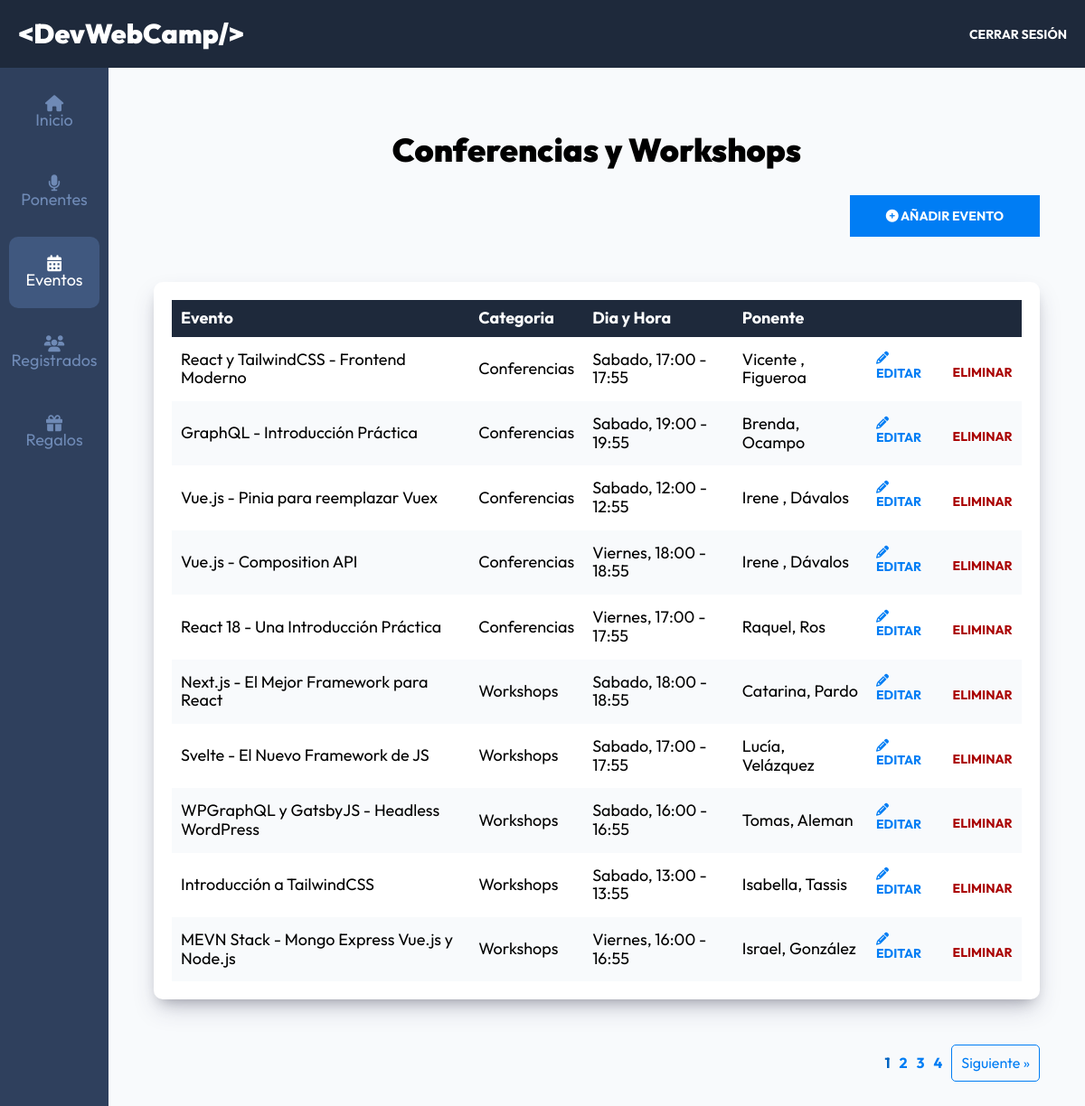
/admin/eventos?page=1 (signed in), run on the app's committed database.
### tables this page shows
CREATE TABLE `eventos` (
  `id` int NOT NULL AUTO_INCREMENT,
  `nombre` varchar(120) DEFAULT NULL,
  `descripcion` text,
  `disponibles` int DEFAULT NULL,
  `categoria_id` int NOT NULL,
  `dia_id` int NOT NULL,
  `hora_id` int NOT NULL,
  `ponente_id` int NOT NULL,
  PRIMARY KEY (`id`),
  KEY `fk_eventos_categorias_idx` (`categoria_id`),
  KEY `fk_eventos_dias1_idx` (`dia_id`),
  KEY `fk_eventos_horas1_idx` (`hora_id`),
  KEY `fk_eventos_ponentes1_idx` (`ponente_id`),
  CONSTRAINT `fk_eventos_categorias` FOREIGN KEY (`categoria_id`) REFERENCES `categorias` (`id`),
  CONSTRAINT `fk_eventos_dias1` FOREIGN KEY (`dia_id`) REFERENCES `dias` (`id`),
  CONSTRAINT `fk_eventos_horas1` FOREIGN KEY (`hora_id`) REFERENCES `horas` (`id`),
  CONSTRAINT `fk_eventos_ponentes1` FOREIGN KEY (`ponente_id`) REFERENCES `ponentes` (`id`)
);

CREATE TABLE `categorias` (
  `id` int NOT NULL AUTO_INCREMENT,
  `nombre` varchar(45) DEFAULT NULL,
  PRIMARY KEY (`id`)
);

CREATE TABLE `dias` (
  `id` int NOT NULL AUTO_INCREMENT,
  `nombre` varchar(15) DEFAULT NULL,
  PRIMARY KEY (`id`)
);

CREATE TABLE `horas` (
  `id` int NOT NULL AUTO_INCREMENT,
  `hora` varchar(13) DEFAULT NULL,
  PRIMARY KEY (`id`)
);

CREATE TABLE `ponentes` (
  `id` int NOT NULL AUTO_INCREMENT,
  `nombre` varchar(40) DEFAULT NULL,
  `apellido` varchar(40) DEFAULT NULL,
  `ciudad` varchar(20) DEFAULT NULL,
  `pais` varchar(20) DEFAULT NULL,
  `imagen` varchar(32) DEFAULT NULL,
  `tags` varchar(120) DEFAULT NULL,
  `redes` text,
  PRIMARY KEY (`id`)
);

### controllers/EventosController.php (called while the page is built, shortened)
<?php
class EventosController {
    public static function index(Router $router) {
        $pagina_actual = $_GET['page'];
        $pagina_actual = filter_var($pagina_actual, FILTER_VALIDATE_INT);
        $por_pagina = 10;
        $total = Evento::total();
        $paginacion = new Paginacion($pagina_actual, $por_pagina, $total);
        $eventos = Evento::paginar($por_pagina, $paginacion->offset());
        foreach($eventos as $evento) {
            $evento->categoria = Categoria::find($evento->categoria_id);
            $evento->dia = Dia::find($evento->dia_id);
            $evento->hora = Hora::find($evento->hora_id);
            $evento->ponente = Ponente::find($evento->ponente_id);
        }
        $router->render('admin/eventos/index', [
            'titulo' => 'Conferencias y Workshops',
            'eventos' => $eventos,
            'paginacion' => $paginacion->paginacion(),
        ]);
    }
}

### public/index.php (called while the page is built, shortened)
<?php
$router = new Router();
$router->get('/login', [AuthController::class, 'login']);
$router->post('/login', [AuthController::class, 'login']);
$router->post('/logout', [AuthController::class, 'logout']);
$router->get('/registro', [AuthController::class, 'registro']);
$router->post('/registro', [AuthController::class, 'registro']);
$router->get('/olvide', [AuthController::class, 'olvide']);
$router->post('/olvide', [AuthController::class, 'olvide']);
$router->get('/reestablecer', [AuthController::class, 'reestablecer']);
$router->post('/reestablecer', [AuthController::class, 'reestablecer']);
$router->get('/mensaje', [AuthController::class, 'mensaje']);
$router->get('/confirmar-cuenta', [AuthController::class, 'confirmar']);
$router->get('/admin/dashboard', [DashboardController::class, 'index']);
$router->get('/admin/ponentes', [PonentesController::class, 'index']);
$router->get('/admin/ponentes/crear', [PonentesController::class, 'crear']);
$router->post('/admin/ponentes/crear', [PonentesController::class, 'crear']);
$router->get('/admin/ponentes/editar', [PonentesController::class, 'editar']);
$router->post('/admin/ponentes/editar', [PonentesController::class, 'editar']);
$router->post('/admin/ponentes/eliminar', [PonentesController::class, 'eliminar']);
$router->get('/admin/eventos', [EventosController::class, 'index']);
$router->get('/admin/eventos/crear', [EventosController::class, 'crear']);
$router->post('/admin/eventos/crear', [EventosController::class, 'crear']);
$router->get('/admin/eventos/editar', [EventosController::class, 'editar']);
$router->post('/admin/eventos/editar', [EventosController::class, 'editar']);
$router->post('/admin/eventos/eliminar', [EventosController::class, 'eliminar']);
$router->get('/api/eventos-horario', [APIEventos::class, 'index']);
$router->get('/api/ponentes', [APIPonentes::class, 'index']);
$router->get('/api/ponente', [APIPonentes::class, 'ponente']);
$router->get('/api/regalos', [APIRegalos::class, 'index']);
$router->get('/admin/registrados', [RegistradosController::class, 'index']);
$router->get('/admin/regalos', [RegalosController::class, 'index']);
$router->get('/finalizar-registro', [RegistroController::class, 'crear']);
$router->post('/finalizar-registro/gratis', [RegistroController::class, 'gratis']);
$router->post('/finalizar-registro/pagar', [RegistroController::class, 'pagar']);
$router->get('/finalizar-registro/conferencias', [RegistroController::class, 'conferencias']);
$router->post('/finalizar-registro/conferencias', [RegistroController::class, 'conferencias']);
$router->get('/boleto', [RegistroController::class, 'boleto']);
$router->get('/', [PaginasController::class, 'index']);
$router->get('/devwebcamp', [PaginasController::class, 'evento']);
$router->get('/paquetes', [PaginasController::class, 'paquetes']);
$router->get('/workshops-conferencias', [PaginasController::class, 'conferencias']);
$router->get('/404', [PaginasController::class, 'error']);
$router->comprobarRutas();

### models/ActiveRecord.php (called while the page is built, shortened)
<?php
class ActiveRecord {
    protected static $db;
    protected static $tabla = '';
    public static function setDB($database) {
        self::$db = $database;
    }
    public static function consultarSQL($query) {
        $resultado = self::$db->query($query);
        $array = [];
        while($registro = $resultado->fetch_assoc()) {
            $array[] = static::crearObjeto($registro);
        }
        return $array;
    }
    protected static function crearObjeto($registro) {
        $objeto = new static;
        foreach($registro as $key => $value ) {
            if(property_exists( $objeto, $key  )) {
                $objeto->$key = $value;
            }
        }
        return $objeto;
    }
    public static function find($id) {
        $query = "SELECT * FROM " . static::$tabla  ." WHERE id = ${id}";
        $resultado = self::consultarSQL($query);
        return array_shift( $resultado ) ;
    }
    public static function paginar($por_pagina, $offset) {
        $query = "SELECT * FROM " . static::$tabla . " ORDER BY id DESC LIMIT ${por_pagina} OFFSET ${offset} " ;
        $resultado = self::consultarSQL($query);
        return $resultado;
    }
    public static function total($columna = '', $valor = '') {
        $query = "SELECT COUNT(*) FROM " . static::$tabla;
        $resultado = self::$db->query($query);
        $total = $resultado->fetch_array();
        return array_shift($total);
    }
}

### views/admin/eventos/index.php (the view, shortened to what this page needs)
<h2 class="dashboard__heading"><?php echo $titulo; ?></h2>
<div class="dashboard__contenedor-boton">
    <a class="dashboard__boton" href="/admin/eventos/crear">
        <i class="fa-solid fa-circle-plus"></i>
        Añadir Evento
    </a>
</div>
<div class="dashboard__contenedor">
    <?php if(!empty($eventos)) { ?>
        <table class="table">
            <thead class="table__thead">
                <tr>
                    <th scope="col" class="table__th">Evento</th>
                    <th scope="col" class="table__th">Categoria</th>
                    <th scope="col" class="table__th">Dia y Hora</th>
                    <th scope="col" class="table__th">Ponente</th>
                    <th scope="col" class="table__th"></th>
                </tr>
            </thead>
            <tbody class="table__tbody">
                <?php foreach($eventos as $evento) { ?>
                    <tr class="table__tr">
                        <td class="table__td"><?php echo $evento->nombre; ?></td>
                        <td class="table__td"><?php echo $evento->categoria->nombre; ?></td>
                        <td class="table__td"><?php echo $evento->dia->nombre . ", " . $evento->hora->hora; ?></td>
                        <td class="table__td"><?php echo $evento->ponente->nombre . ", " . $evento->ponente->apellido; ?></td>
                        <td class="table__td--acciones">
                            <a class="table__accion table__accion--editar" href="/admin/eventos/editar?id=<?php echo $evento->id; ?>">
                                <i class="fa-solid fa-pencil"></i>
                                Editar
                            </a>
                            <form method="POST" action="/admin/eventos/eliminar" class="table__formulario">
                                <button class="table__accion table__accion--eliminar" type="submit">
                                    Eliminar
                                </button>
                            </form>
                        </td>
                    </tr>
                <?php } ?>
            </tbody>
        </table>
    <?php } else { ?>
        <p class="text-center">No hay eventos aún.</p>
    <?php } ?>
</div>
<?php
    echo $paginacion;
?>

### public/build/css/app.css (style rules this page uses)
html { line-height: 1.15; -webkit-text-size-adjust: 100%; }
body { margin: 0; }
a { background-color: transparent; }
button, input, optgroup, select, textarea { font-family: inherit; font-size: 100%; line-height: 1.15; margin: 0; }
button, input { overflow: visible; }
button, select { text-transform: none; }
button, [type=button], [type=reset], [type=submit] { -webkit-appearance: button; }
html { font-size: 62.5%; box-sizing: border-box; height: 100%; }
*, *:before, *:after { box-sizing: inherit; }
body { font-family: "Outfit", sans-serif; font-size: 1.8rem; }
a { text-decoration: none; }
h1, h2, h3 { font-family: "Outfit", sans-serif; font-weight: 900; margin: 2rem 0; }
h2 { font-size: 3.6rem; }
[class$=__heading] { font-family: "Outfit", sans-serif; font-weight: 900; margin: 2rem 0; margin: 6rem 0 3rem 0; text-align: center; }
.dashboard { height: 100%; display: flex; flex-direction: column; background-color: #F8FAFC; }
@media (min-width: 768px) { .dashboard__contenedor-boton { display: flex; justify-content: flex-end; margin-bottom: 5rem; } }
.dashboard__boton { background-color: #007df4; padding: 1.5rem 4rem; color: #FFFFFF; font-size: 1.8rem; font-weight: 700; border: none; transition-property: background-color; transition-duration: 0.3s; text-align: center; width: 100%; display: inline-block; text-transform: uppercase; font-size: 1.4rem; }
@media (min-width: 768px) { .dashboard__boton { width: auto; } }
.dashboard__contenedor, .dashboard__formulario { box-shadow: rgba(50, 50, 93, 0.25) 0px 13px 27px -5px, rgba(0, 0, 0, 0.3) 0px 8px 16px -8px; background-color: #FFFFFF; padding: 2rem; border-radius: 1rem; }
.table { width: 100%; border-collapse: collapse; }
.table__thead { background-color: #1E293B; color: #FFFFFF; }
.table__th { padding: 1rem; text-align: left; }
.table__tr:nth-child(even) { background-color: #F8FAFC; }
.table__td, .table__td--acciones { padding: 1.5rem 1rem; }
.table__td--acciones { display: flex; justify-content: flex-end; gap: 2rem; align-items: center; }
.table__accion { all: unset; text-transform: uppercase; font-size: 1.4rem; font-weight: 700; }
.table__accion--editar { color: #007df4; }
.table__accion--eliminar { color: rgb(169, 0, 0); }

### data on the page
eventos: nombre "React y TailwindCSS - Frontend Moderno", categoria.nombre "Conferencias", dia.nombre "Sabado", hora.hora "17:00 - 17:55", ponente.nombre "Vicente", ponente.apellido "Figueroa"
eventos: nombre "GraphQL - Introducción Práctica", categoria.nombre "Conferencias", dia.nombre "Sabado", hora.hora "19:00 - 19:55", ponente.nombre "Brenda", ponente.apellido "Ocampo"
eventos: nombre "Vue.js - Pinia para reemplazar Vuex", categoria.nombre "Conferencias", dia.nombre "Sabado", hora.hora "12:00 - 12:55", ponente.nombre "Irene", ponente.apellido "Dávalos"
eventos: nombre "Vue.js - Composition API", categoria.nombre "Conferencias", dia.nombre "Viernes", hora.hora "18:00 - 18:55", ponente.nombre "Irene", ponente.apellido "Dávalos"
eventos: nombre "React 18 - Una Introducción Práctica", categoria.nombre "Conferencias", dia.nombre "Viernes", hora.hora "17:00 - 17:55", ponente.nombre "Raquel", ponente.apellido "Ros"
eventos: nombre "Next.js - El Mejor Framework para React", categoria.nombre "Workshops", dia.nombre "Sabado", hora.hora "18:00 - 18:55", ponente.nombre "Catarina", ponente.apellido "Pardo"
eventos: nombre "Svelte - El Nuevo Framework de JS", categoria.nombre "Workshops", dia.nombre "Sabado", hora.hora "17:00 - 17:55", ponente.nombre "Lucía", ponente.apellido "Velázquez"
eventos: nombre "WPGraphQL y GatsbyJS - Headless WordPress", categoria.nombre "Workshops", dia.nombre "Sabado", hora.hora "16:00 - 16:55", ponente.nombre "Tomas", ponente.apellido "Aleman"
eventos: nombre "Introducción a TailwindCSS", categoria.nombre "Workshops", dia.nombre "Sabado", hora.hora "13:00 - 13:55", ponente.nombre "Isabella", ponente.apellido "Tassis"
eventos: nombre "MEVN Stack - Mongo Express Vue.js y Node.js", categoria.nombre "Workshops", dia.nombre "Viernes", hora.hora "16:00 - 16:55", ponente.nombre "Israel", ponente.apellido "González"

### other printed values
$titulo "Conferencias y Workshops"
